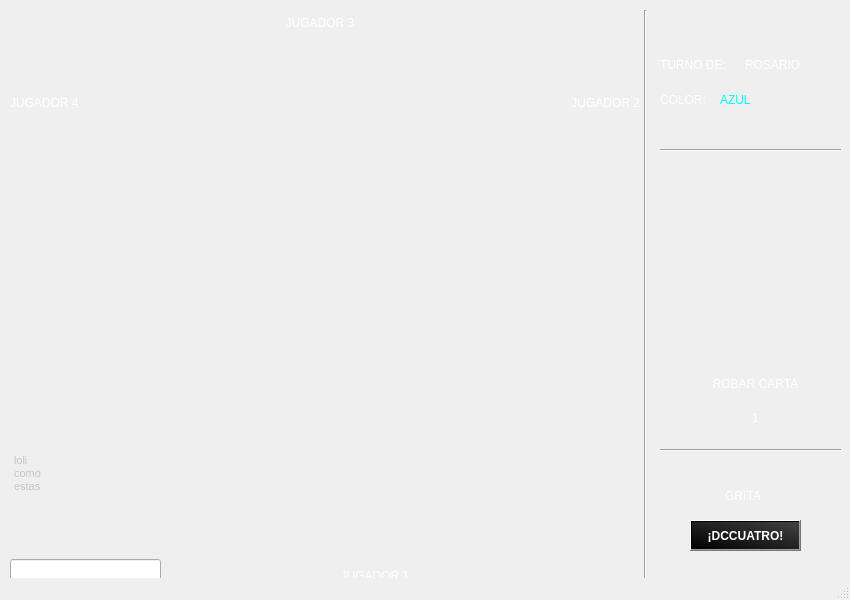
<?xml version="1.0" encoding="UTF-8"?>
<ui version="4.0">
 <class>MainWindow</class>
 <widget class="QMainWindow" name="MainWindow">
  <property name="geometry">
   <rect>
    <x>0</x>
    <y>0</y>
    <width>850</width>
    <height>600</height>
   </rect>
  </property>
  <property name="minimumSize">
   <size>
    <width>850</width>
    <height>600</height>
   </size>
  </property>
  <property name="maximumSize">
   <size>
    <width>850</width>
    <height>600</height>
   </size>
  </property>
  <property name="windowTitle">
   <string>Ventana Partida</string>
  </property>
  <property name="windowIcon">
   <iconset>
    <normaloff>sprites/Logo_1.png</normaloff>sprites/Logo_1.png</iconset>
  </property>
  <property name="styleSheet">
   <string notr="true">QMainWindow#MainWindow{
background-color: qlineargradient(spread:reflect, x1:0, y1:0, x2:1, y2:1, stop:0 rgba(0, 0, 0, 255), stop:1 rgba(66, 66, 66, 255));

}r</string>
  </property>
  <widget class="QWidget" name="centralwidget">
   <widget class="Line" name="line">
    <property name="geometry">
     <rect>
      <x>620</x>
      <y>10</y>
      <width>51</width>
      <height>581</height>
     </rect>
    </property>
    <property name="orientation">
     <enum>Qt::Vertical</enum>
    </property>
   </widget>
   <widget class="Line" name="line_2">
    <property name="geometry">
     <rect>
      <x>660</x>
      <y>140</y>
      <width>181</width>
      <height>20</height>
     </rect>
    </property>
    <property name="orientation">
     <enum>Qt::Horizontal</enum>
    </property>
   </widget>
   <widget class="Line" name="line_3">
    <property name="geometry">
     <rect>
      <x>660</x>
      <y>440</y>
      <width>181</width>
      <height>20</height>
     </rect>
    </property>
    <property name="orientation">
     <enum>Qt::Horizontal</enum>
    </property>
   </widget>
   <widget class="QLabel" name="l_imagen_robar_carta">
    <property name="geometry">
     <rect>
      <x>695</x>
      <y>190</y>
      <width>120</width>
      <height>180</height>
     </rect>
    </property>
    <property name="text">
     <string/>
    </property>
    <property name="pixmap">
     <pixmap>sprites/simple/reverso.png</pixmap>
    </property>
    <property name="scaledContents">
     <bool>true</bool>
    </property>
   </widget>
   <widget class="QLabel" name="l_texto_gritar">
    <property name="geometry">
     <rect>
      <x>725</x>
      <y>480</y>
      <width>51</width>
      <height>31</height>
     </rect>
    </property>
    <property name="styleSheet">
     <string notr="true">QLabel#l_texto_gritar{

	color : rgb(255,255,255);

	font: 11pt &quot;Comic Sans MS&quot;;
	
}</string>
    </property>
    <property name="text">
     <string>GRITA</string>
    </property>
   </widget>
   <widget class="QPushButton" name="pb_dccuatro">
    <property name="geometry">
     <rect>
      <x>690</x>
      <y>520</y>
      <width>111</width>
      <height>31</height>
     </rect>
    </property>
    <property name="styleSheet">
     <string notr="true">QPushButton#pb_dccuatro{

	background-color: qlineargradient(spread:reflect, x1:0, y1:1, x2:1, y2:0, stop:0 rgba(0, 0, 0, 255), stop:1 rgba(66, 66, 66, 255));

	color : rgb(255,255,255);

	font: 11pt &quot;Comic Sans MS&quot;;
	font-weight : Bold;

}</string>
    </property>
    <property name="text">
     <string>¡DCCUATRO!</string>
    </property>
   </widget>
   <widget class="QLabel" name="l_texto_turno">
    <property name="geometry">
     <rect>
      <x>660</x>
      <y>50</y>
      <width>85</width>
      <height>30</height>
     </rect>
    </property>
    <property name="styleSheet">
     <string notr="true">QLabel#l_texto_turno{

	color : rgb(255,255,255);

	font: 11pt &quot;Comic Sans MS&quot;;
	
}</string>
    </property>
    <property name="text">
     <string>TURNO DE:</string>
    </property>
   </widget>
   <widget class="QLabel" name="l_texto_color">
    <property name="geometry">
     <rect>
      <x>660</x>
      <y>90</y>
      <width>45</width>
      <height>20</height>
     </rect>
    </property>
    <property name="styleSheet">
     <string notr="true">QLabel#l_texto_color{

	color : rgb(255,255,255);

	font: 9 pt &quot;Comic Sans MS&quot;;
	
}</string>
    </property>
    <property name="text">
     <string>COLOR:</string>
    </property>
   </widget>
   <widget class="QLabel" name="l_color">
    <property name="geometry">
     <rect>
      <x>720</x>
      <y>90</y>
      <width>70</width>
      <height>20</height>
     </rect>
    </property>
    <property name="styleSheet">
     <string notr="true">QLabel#l_color{

	
	
	color: rgb(0, 255, 255);

	font: 9 pt &quot;Comic Sans MS&quot;;
	
}</string>
    </property>
    <property name="text">
     <string>AZUL</string>
    </property>
   </widget>
   <widget class="QLabel" name="l_turno">
    <property name="geometry">
     <rect>
      <x>745</x>
      <y>50</y>
      <width>100</width>
      <height>30</height>
     </rect>
    </property>
    <property name="styleSheet">
     <string notr="true">QLabel#l_turno{

	color : rgb(255,255,255);

	font: 11pt &quot;Comic Sans MS&quot;;
	
}</string>
    </property>
    <property name="text">
     <string>ROSARIO</string>
    </property>
   </widget>
   <widget class="QLabel" name="l_imagen_pozo">
    <property name="geometry">
     <rect>
      <x>270</x>
      <y>210</y>
      <width>100</width>
      <height>150</height>
     </rect>
    </property>
    <property name="text">
     <string/>
    </property>
    <property name="pixmap">
     <pixmap>sprites/simple/0_azul.png</pixmap>
    </property>
    <property name="scaledContents">
     <bool>true</bool>
    </property>
   </widget>
   <widget class="QWidget" name="horizontalLayoutWidget">
    <property name="geometry">
     <rect>
      <x>160</x>
      <y>460</y>
      <width>431</width>
      <height>81</height>
     </rect>
    </property>
    <layout class="QHBoxLayout" name="cartas_jugador_1">
     <item>
      <spacer name="horizontalSpacer">
       <property name="orientation">
        <enum>Qt::Horizontal</enum>
       </property>
       <property name="sizeHint" stdset="0">
        <size>
         <width>40</width>
         <height>20</height>
        </size>
       </property>
      </spacer>
     </item>
     <item>
      <widget class="QLabel" name="label">
       <property name="maximumSize">
        <size>
         <width>50</width>
         <height>75</height>
        </size>
       </property>
       <property name="text">
        <string/>
       </property>
       <property name="pixmap">
        <pixmap>sprites/simple/color.png</pixmap>
       </property>
       <property name="scaledContents">
        <bool>true</bool>
       </property>
      </widget>
     </item>
     <item>
      <spacer name="horizontalSpacer_2">
       <property name="orientation">
        <enum>Qt::Horizontal</enum>
       </property>
       <property name="sizeHint" stdset="0">
        <size>
         <width>40</width>
         <height>20</height>
        </size>
       </property>
      </spacer>
     </item>
    </layout>
   </widget>
   <widget class="QWidget" name="verticalLayoutWidget">
    <property name="geometry">
     <rect>
      <x>40</x>
      <y>120</y>
      <width>91</width>
      <height>331</height>
     </rect>
    </property>
    <layout class="QVBoxLayout" name="cartas_jugador_4">
     <item>
      <spacer name="verticalSpacer_2">
       <property name="orientation">
        <enum>Qt::Vertical</enum>
       </property>
       <property name="sizeHint" stdset="0">
        <size>
         <width>20</width>
         <height>40</height>
        </size>
       </property>
      </spacer>
     </item>
     <item>
      <spacer name="verticalSpacer">
       <property name="orientation">
        <enum>Qt::Vertical</enum>
       </property>
       <property name="sizeHint" stdset="0">
        <size>
         <width>20</width>
         <height>40</height>
        </size>
       </property>
      </spacer>
     </item>
    </layout>
   </widget>
   <widget class="QWidget" name="verticalLayoutWidget_2">
    <property name="geometry">
     <rect>
      <x>500</x>
      <y>120</y>
      <width>91</width>
      <height>331</height>
     </rect>
    </property>
    <layout class="QVBoxLayout" name="cartas_jugador_2">
     <item>
      <spacer name="verticalSpacer_4">
       <property name="orientation">
        <enum>Qt::Vertical</enum>
       </property>
       <property name="sizeHint" stdset="0">
        <size>
         <width>20</width>
         <height>40</height>
        </size>
       </property>
      </spacer>
     </item>
     <item>
      <spacer name="verticalSpacer_3">
       <property name="orientation">
        <enum>Qt::Vertical</enum>
       </property>
       <property name="sizeHint" stdset="0">
        <size>
         <width>20</width>
         <height>40</height>
        </size>
       </property>
      </spacer>
     </item>
    </layout>
   </widget>
   <widget class="QWidget" name="horizontalLayoutWidget_2">
    <property name="geometry">
     <rect>
      <x>120</x>
      <y>40</y>
      <width>411</width>
      <height>81</height>
     </rect>
    </property>
    <layout class="QHBoxLayout" name="cartas_jugador_3">
     <item>
      <spacer name="horizontalSpacer_4">
       <property name="orientation">
        <enum>Qt::Horizontal</enum>
       </property>
       <property name="sizeHint" stdset="0">
        <size>
         <width>40</width>
         <height>20</height>
        </size>
       </property>
      </spacer>
     </item>
     <item>
      <spacer name="horizontalSpacer_3">
       <property name="orientation">
        <enum>Qt::Horizontal</enum>
       </property>
       <property name="sizeHint" stdset="0">
        <size>
         <width>40</width>
         <height>20</height>
        </size>
       </property>
      </spacer>
     </item>
    </layout>
   </widget>
   <widget class="QLabel" name="l_nombre_jugador_1">
    <property name="geometry">
     <rect>
      <x>335</x>
      <y>560</y>
      <width>80</width>
      <height>31</height>
     </rect>
    </property>
    <property name="styleSheet">
     <string notr="true">QLabel#l_nombre_jugador_1
{

	color : rgb(255,255,255);

	font: 9 pt &quot;Comic Sans MS&quot;;
	
}</string>
    </property>
    <property name="text">
     <string>JUGADOR 1</string>
    </property>
    <property name="alignment">
     <set>Qt::AlignCenter</set>
    </property>
   </widget>
   <widget class="QLabel" name="l_nombre_jugador_2">
    <property name="geometry">
     <rect>
      <x>560</x>
      <y>90</y>
      <width>80</width>
      <height>25</height>
     </rect>
    </property>
    <property name="layoutDirection">
     <enum>Qt::LeftToRight</enum>
    </property>
    <property name="styleSheet">
     <string notr="true">QLabel#l_nombre_jugador_2
{

	color : rgb(255,255,255);

	font: 9 pt &quot;Comic Sans MS&quot;;
	
}</string>
    </property>
    <property name="text">
     <string>JUGADOR 2</string>
    </property>
    <property name="alignment">
     <set>Qt::AlignRight|Qt::AlignTrailing|Qt::AlignVCenter</set>
    </property>
   </widget>
   <widget class="QLabel" name="l_nombre_jugador_3">
    <property name="geometry">
     <rect>
      <x>280</x>
      <y>10</y>
      <width>80</width>
      <height>25</height>
     </rect>
    </property>
    <property name="styleSheet">
     <string notr="true">QLabel#l_nombre_jugador_3
{

	color : rgb(255,255,255);

	font: 9 pt &quot;Comic Sans MS&quot;;
	
}</string>
    </property>
    <property name="text">
     <string>JUGADOR 3</string>
    </property>
    <property name="alignment">
     <set>Qt::AlignCenter</set>
    </property>
   </widget>
   <widget class="QLabel" name="l_nombre_jugador_4">
    <property name="geometry">
     <rect>
      <x>10</x>
      <y>90</y>
      <width>80</width>
      <height>25</height>
     </rect>
    </property>
    <property name="styleSheet">
     <string notr="true">QLabel#l_nombre_jugador_4
{

	color : rgb(255,255,255);

	font: 9 pt &quot;Comic Sans MS&quot;;
	
}</string>
    </property>
    <property name="text">
     <string>JUGADOR 4</string>
    </property>
    <property name="alignment">
     <set>Qt::AlignLeading|Qt::AlignLeft|Qt::AlignVCenter</set>
    </property>
   </widget>
   <widget class="QWidget" name="layoutWidget">
    <property name="geometry">
     <rect>
      <x>10</x>
      <y>450</y>
      <width>151</width>
      <height>131</height>
     </rect>
    </property>
    <layout class="QVBoxLayout" name="verticalLayout_3">
     <item>
      <widget class="QTextEdit" name="te_chat">
       <property name="styleSheet">
        <string notr="true">QTextEdit#te_chat{
	background-color : transparent;
	color : rgb(197, 197, 197);
	
	font: 75 8pt &quot;Comic Sans MS&quot;;

}</string>
       </property>
       <property name="frameShape">
        <enum>QFrame::NoFrame</enum>
       </property>
       <property name="lineWidth">
        <number>1</number>
       </property>
       <property name="readOnly">
        <bool>true</bool>
       </property>
       <property name="html">
        <string>&lt;!DOCTYPE HTML PUBLIC &quot;-//W3C//DTD HTML 4.0//EN&quot; &quot;http://www.w3.org/TR/REC-html40/strict.dtd&quot;&gt;
&lt;html&gt;&lt;head&gt;&lt;meta name=&quot;qrichtext&quot; content=&quot;1&quot; /&gt;&lt;style type=&quot;text/css&quot;&gt;
p, li { white-space: pre-wrap; }
&lt;/style&gt;&lt;/head&gt;&lt;body style=&quot; font-family:'Comic Sans MS'; font-size:8pt; font-weight:72; font-style:normal;&quot;&gt;
&lt;p style=&quot; margin-top:0px; margin-bottom:0px; margin-left:0px; margin-right:0px; -qt-block-indent:0; text-indent:0px;&quot;&gt;&lt;span style=&quot; font-family:'MS Shell Dlg 2'; font-weight:400;&quot;&gt;loli&lt;/span&gt;&lt;/p&gt;
&lt;p style=&quot; margin-top:0px; margin-bottom:0px; margin-left:0px; margin-right:0px; -qt-block-indent:0; text-indent:0px;&quot;&gt;&lt;span style=&quot; font-family:'MS Shell Dlg 2'; font-weight:400;&quot;&gt;como&lt;/span&gt;&lt;/p&gt;
&lt;p style=&quot; margin-top:0px; margin-bottom:0px; margin-left:0px; margin-right:0px; -qt-block-indent:0; text-indent:0px;&quot;&gt;&lt;span style=&quot; font-family:'MS Shell Dlg 2'; font-weight:400;&quot;&gt;estas&lt;/span&gt;&lt;/p&gt;&lt;/body&gt;&lt;/html&gt;</string>
       </property>
      </widget>
     </item>
     <item>
      <widget class="QLineEdit" name="le_chat"/>
     </item>
    </layout>
   </widget>
   <widget class="QWidget" name="verticalLayoutWidget_3">
    <property name="geometry">
     <rect>
      <x>700</x>
      <y>370</y>
      <width>111</width>
      <height>61</height>
     </rect>
    </property>
    <layout class="QVBoxLayout" name="verticalLayout">
     <item>
      <layout class="QHBoxLayout" name="horizontalLayout_2">
       <item>
        <widget class="QLabel" name="l_texto_robar_carta">
         <property name="styleSheet">
          <string notr="true">QLabel#l_texto_robar_carta{

	color : rgb(255,255,255);

	font: 11pt &quot;Comic Sans MS&quot;;
	
}</string>
         </property>
         <property name="text">
          <string>ROBAR CARTA</string>
         </property>
         <property name="alignment">
          <set>Qt::AlignCenter</set>
         </property>
        </widget>
       </item>
      </layout>
     </item>
     <item>
      <layout class="QHBoxLayout" name="horizontalLayout">
       <item>
        <widget class="QLabel" name="l_texto_cantidad_sacar">
         <property name="styleSheet">
          <string notr="true">QLabel#l_texto_cantidad_sacar{

	color : rgb(255,255,255);

	font: 15pt &quot;Comic Sans MS&quot;;

}</string>
         </property>
         <property name="text">
          <string>1</string>
         </property>
         <property name="alignment">
          <set>Qt::AlignCenter</set>
         </property>
        </widget>
       </item>
      </layout>
     </item>
    </layout>
   </widget>
  </widget>
  <widget class="QMenuBar" name="menubar">
   <property name="geometry">
    <rect>
     <x>0</x>
     <y>0</y>
     <width>850</width>
     <height>21</height>
    </rect>
   </property>
  </widget>
  <widget class="QStatusBar" name="statusbar"/>
 </widget>
 <resources/>
 <connections>
  <connection>
   <sender>pb_dccuatro</sender>
   <signal>clicked()</signal>
   <receiver>MainWindow</receiver>
   <slot>dccuatro()</slot>
   <hints>
    <hint type="sourcelabel">
     <x>745</x>
     <y>556</y>
    </hint>
    <hint type="destinationlabel">
     <x>424</x>
     <y>299</y>
    </hint>
   </hints>
  </connection>
 </connections>
 <slots>
  <slot>dccuatro()</slot>
 </slots>
</ui>
